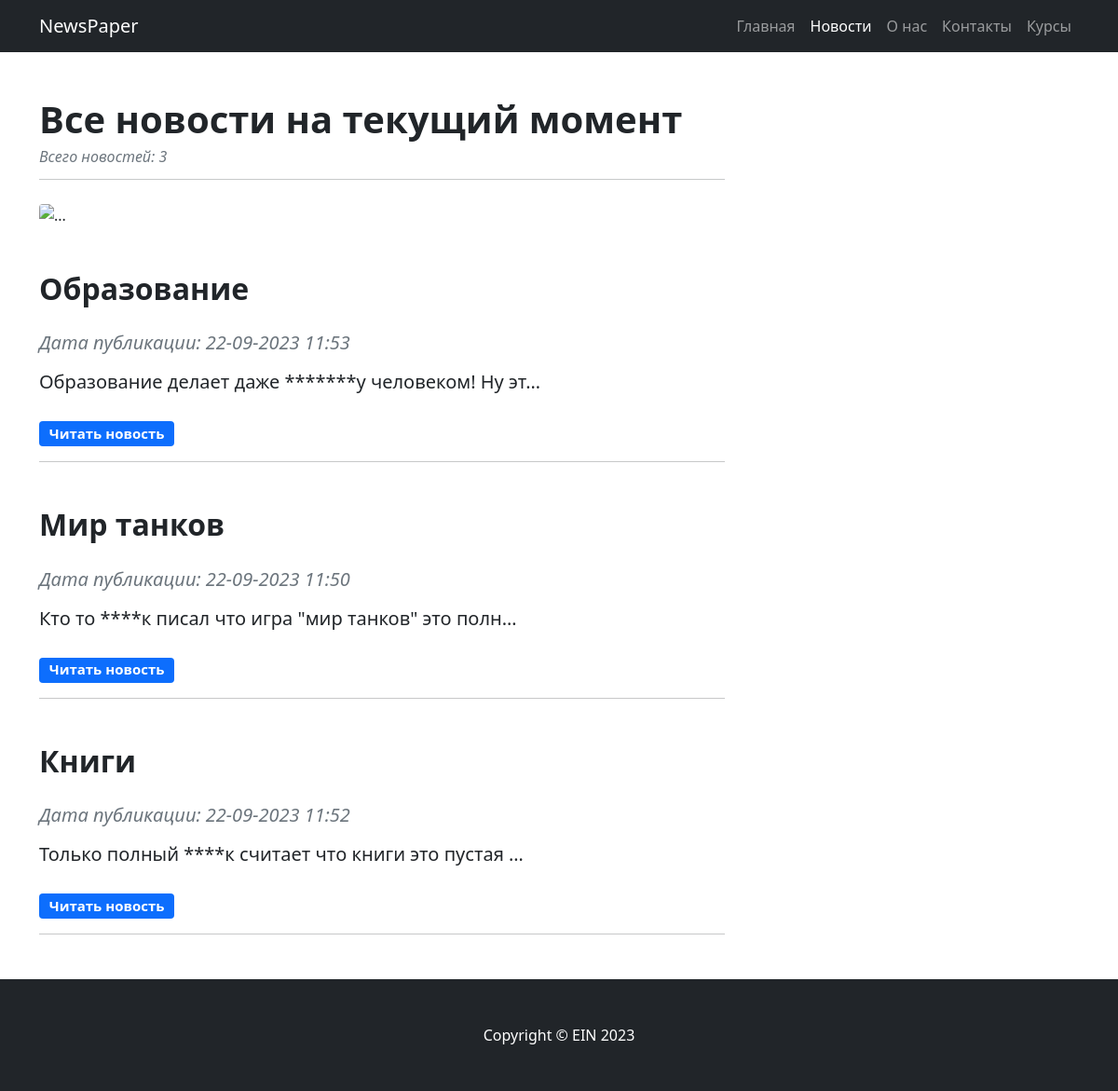
The page /news/ on the database as committed earlier.
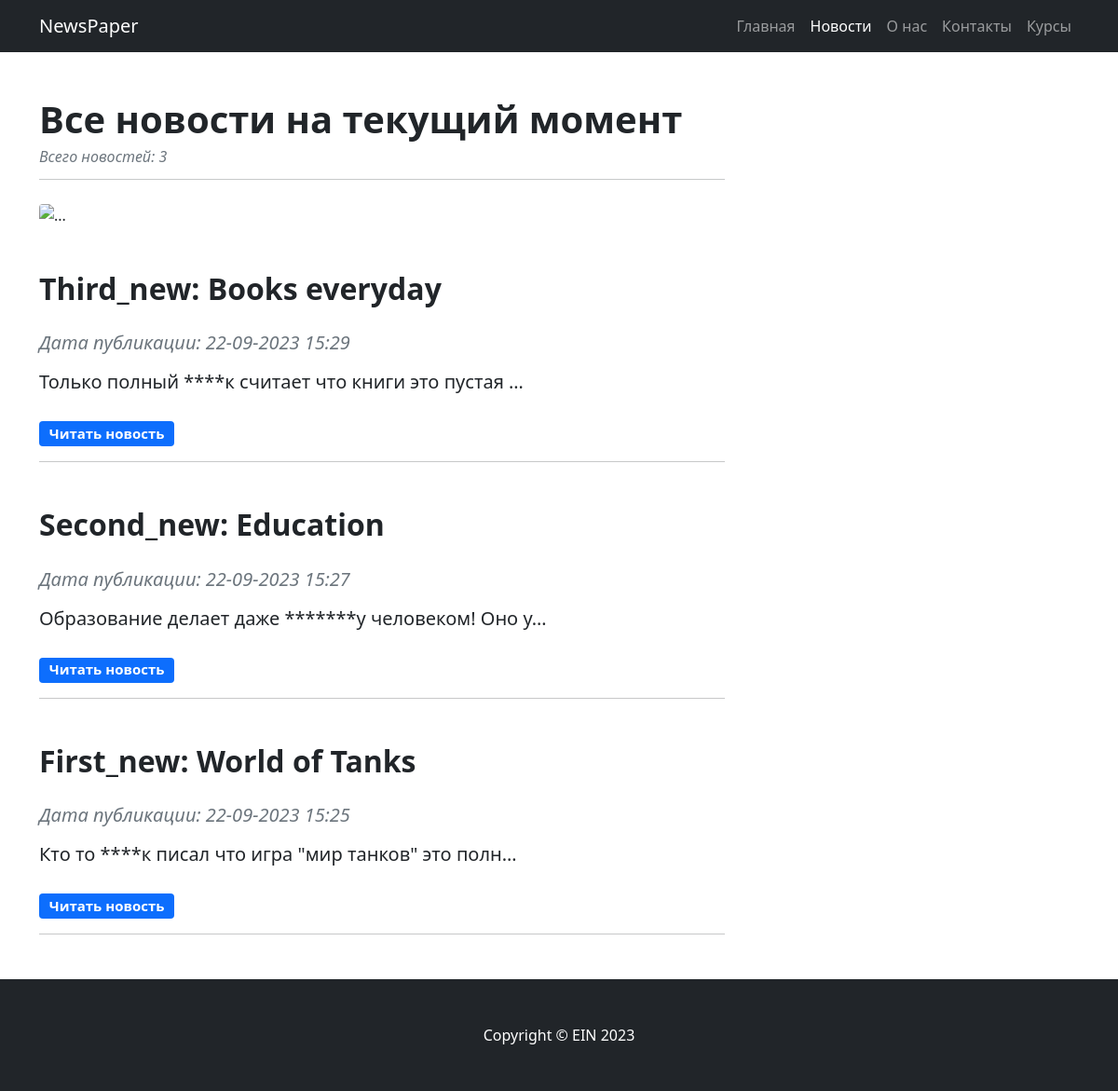
The same page on the database as committed later.
### newspaper/models.py (models this page shows, shortened)
class Post(models.Model):
    authorArticle = models.ForeignKey(Author, on_delete=models.CASCADE, verbose_name="Автор")
    news = 'NW'
    article = 'AR'
    CATEGORY_CHOICES = (
        (news, 'Новость'),
        (article, 'Статья'),
    )
    categoryType = models.CharField(max_length=2, choices=CATEGORY_CHOICES, default=article, verbose_name="Категория")
    dateCreated = models.DateTimeField(auto_now_add=True)
    postCategory = models.ManyToManyField(Category, through='PostCategory')
    title = models.CharField(max_length=128, unique=True, verbose_name="Заголовок")
    text = models.TextField(verbose_name="Текст поста")
    rating = models.SmallIntegerField(default=0, verbose_name="Рейтинг поста")

### newspaper/views.py (the view)
# urls.py: path('', PostsList.as_view(), name='posts'), # т.к. это класс, представляем его в виде view, для этого вызываем метод as_view
class PostsList(ListView):
    model = Post
    template_name = 'posts.html'
    context_object_name = 'posts'
    queryset = Post.objects.order_by('-id')

### newspaper/templatetags/custom_filters.py (called while the page is built)
@register.filter(name='censor')
def censor(value, arg):
    bList = ['дура', 'хрен', 'тупой', 'обезьян']
    vEdit = value
    result = ''
    for w in bList:
        vTemp = vEdit.lower().replace(w, arg * len(w))
        vEdit = vTemp
    for i in range(0, len(value)):
        if (value[i] != vEdit[i]):
            result += vEdit[i].upper()
        else:
            result += vEdit[i]
    return result

### templates/posts.html (shortened to what this page needs)
{% extends 'flatpages/default.html' %}
{% load static %}
{% load custom_filters %}
{% block idpage %}news{% endblock %}
{% block header %}
Все новости на текущий момент
{% endblock %}
{% block count %}
Всего новостей: {{ posts|length}}
{% endblock %}
{% block image %}
{% static 'assets/news.jpg' %}
{% endblock %}
{% block content %}
{% if posts %}
    {% for post in posts %}
    <h2 class="fw-bolder mb-4 mt-5">{{ post.title|censor:'*' }}</h2>
    <p class="text-muted fst-italic mb-2">Дата публикации: {{ post.dateCreated|date:'d-m-Y H:i' }}</p>
    <p class="fs-5 mb-4">{{ post.text|censor:'*'|truncatechars:50 }}</p>
    <p class="block-btn"><a class="btn" href="{% url 'post' post.pk %}">Читать новость</a></p>
    <hr>
    {% endfor %}
{% else %}
    <h2>Новостей пока что нет!</h2>
{% endif %}
{% endblock %}

Rows that differ between the two databases and show on the page:
removed Post: title|censor "Образование", dateCreated "22-09-2023 11:53", text|censor "Образование делает даже *******у человеком! Ну эт…"
removed Post: title|censor "Мир танков", dateCreated "22-09-2023 11:50", text|censor "Кто то ****к писал что игра \"мир танков\" это полн…"
removed Post: title|censor "Книги", dateCreated "22-09-2023 11:52", text|censor "Только полный ****к считает что книги это пустая …"
added Post: title|censor "Third_new: Books everyday", dateCreated "22-09-2023 15:29", text|censor "Только полный ****к считает что книги это пустая …"
added Post: title|censor "Second_new: Education", dateCreated "22-09-2023 15:27", text|censor "Образование делает даже *******у человеком! Оно у…"
added Post: title|censor "First_new: World of Tanks", dateCreated "22-09-2023 15:25", text|censor "Кто то ****к писал что игра \"мир танков\" это полн…"
